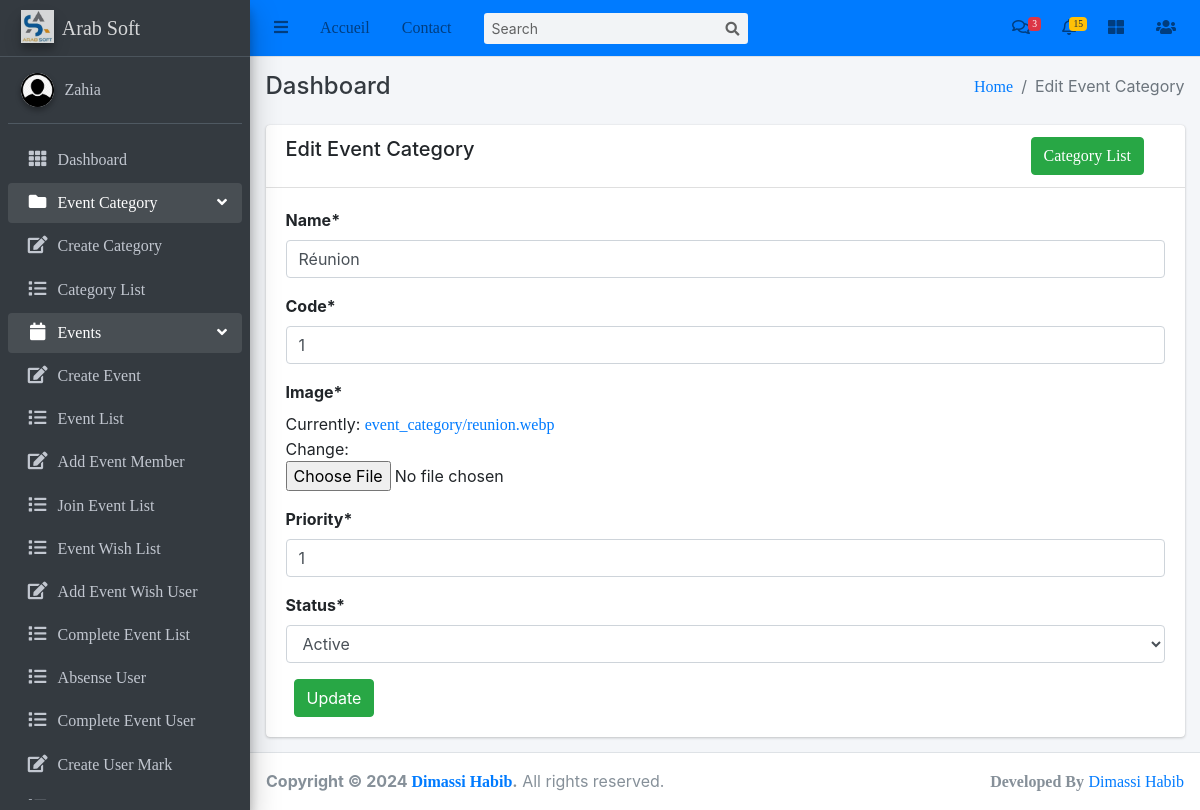
The page /events/category/3/edit/ (signed in) on the database its author committed.
### events/models.py (models this page shows, shortened)
class EventCategory(models.Model):
    name = models.CharField(max_length=255, unique=True)
    code = models.CharField(max_length=6, unique=True)
    image = models.ImageField(upload_to='event_category/')
    priority = models.IntegerField(unique=True)
    created_user = models.ForeignKey('auth.User', on_delete=models.CASCADE, related_name='created_user')
    updated_user = models.ForeignKey('auth.User', on_delete=models.CASCADE, related_name='updated_user')
    created_date = models.DateField(auto_now_add=True)
    updated_date = models.DateField(auto_now_add=True)
    status_choice = (
        ('disabled', 'Disabled'),
        ('active', 'Active'),
        ('deleted', 'Deleted'),
        ('blocked', 'Blocked'),
        ('completed', 'Completed'),
    )
    status = models.CharField(choices=status_choice, max_length=10)

### events/views.py (the view)
# urls.py: path('category/<int:pk>/edit/', EventCategoryUpdateView.as_view(), name='edit-event-category'),
class EventCategoryUpdateView(LoginRequiredMixin, UpdateView):
    login_url = 'login'
    model = EventCategory
    fields = ['name', 'code', 'image', 'priority', 'status']
    template_name = 'events/edit_event_category.html'

### templates/events/edit_event_category.html (shortened to what this page needs)
{% extends 'base/base.html' %}
{% block breadcrumb %}Edit Event Category{% endblock breadcrumb %}
{% load crispy_forms_tags %}
{% block content %}
    <div class="row">
        <div class="col-md-12">
            <div class="card">
                <div class="card-header">
                    <div class="row">
                        <div class="col-md-10">
                            <h5>Edit Event Category</h5>
                        </div>
                        <div class="col-md-2">
                            <a class="btn btn-success" href="{% url 'event-category-list' %}">Category List</a>
                        </div>
                    </div>
                </div>
                <div class="card-body">
                    <form method="post" enctype="multipart/form-data">
                        {{ form|crispy  }}
                        <button class="btn btn-success ml-2" type="submit">Update</button>
                    </form>
                </div>
            </div>
        </div>
    </div>
{% endblock content %}

### templates/base/sidebar.html
{% load static %}
<aside class="main-sidebar sidebar-dark-primary elevation-4">
    <a href="#" class="brand-link">
      <img src="{% static 'img/logo1.png' %}" alt="Logo" class="brand-image elevation-3"
           style="opacity: .8">
          <span class="brand-text font-weight-light">Arab Soft</span>
    </a>
    <div class="sidebar">
      <div class="user-panel mt-3 pb-3 mb-3 d-flex">
        <div class="image">
          <img src="{% static 'img/user.png' %}" class="img-circle elevation-2" alt="User Image">
        </div>
        <div class="info">
          <a href="#" class="d-block">{{ user }}</a>
        </div>
      </div>
      <nav class="mt-2">
        <ul class="nav nav-pills nav-sidebar flex-column" data-widget="treeview" role="menu" data-accordion="false">
          <li class="nav-item">
            <a href="{% url 'dashboard' %}" class="nav-link">
              <i class="nav-icon fas fa-th"></i>
              <p>
                Dashboard
              </p>
            </a>
          </li>
          <li class="nav-item has-treeview menu-open">
            <a href="#" class="nav-link">
              <i class="nav-icon fas fa-folder"></i>
              <p>
                Event Category
                <i class="right fas fa-angle-left"></i>
              </p>
            </a>
            <ul class="nav nav-treeview">
              <li class="nav-item">
                <a href="{% url 'create-event-category' %}" class="nav-link">
                  <i class="far fa fa-edit nav-icon"></i>
                  <p>Create Category</p>
                </a>
              </li>
              <li class="nav-item">
                <a href="{% url 'event-category-list' %}" class="nav-link">
                  <i class="far fa fa-list nav-icon"></i>
                  <p>Category List</p>
                </a>
              </li>
            </ul>
          </li>
          <li class="nav-item has-treeview menu-open">
            <a href="#" class="nav-link">
              <i class="nav-icon fas fa-calendar"></i>
              <p>
                Events
                <i class="right fas fa-angle-left"></i>
              </p>
            </a>
            <ul class="nav nav-treeview">
              <li class="nav-item">
                <a href="{% url 'event-create' %}" class="nav-link">
                  <i class="far fa fa-edit nav-icon"></i>
                  <p>Create Event</p>
                </a>
              </li>
              <li class="nav-item">
                <a href="{% url 'event-list' %}" class="nav-link">
                  <i class="far fa fa-list nav-icon"></i>
                  <p>Event List</p>
                </a>
              </li>
              <li class="nav-item">
                <a href="{% url 'add-event-member' %}" class="nav-link">
                  <i class="far fa fa-edit nav-icon"></i>
                  <p>Add Event Member</p>
                </a>
              </li>
              <li class="nav-item">
                <a href="{% url 'join-event-list' %}" class="nav-link">
                  <i class="far fa fa-list nav-icon"></i>
                  <p>Join Event List</p>
                </a>
              </li>
              <li class="nav-item">
                <a href="{% url 'event-wish-list' %}" class="nav-link">
                  <i class="far fa fa-list nav-icon"></i>
                  <p>Event Wish List</p>
                </a>
              </li>
              <li class="nav-item">
                <a href="{% url 'add-event-wish-user' %}" class="nav-link">
                  <i class="far fa fa-edit nav-icon"></i>
                  <p>Add Event Wish User</p>
                </a>
              </li>
              <li class="nav-item">
                <a href="{% url 'complete-event' %}" class="nav-link">
                  <i class="far fa fa-list nav-icon"></i>
                  <p>Complete Event List</p>
                </a>
              </li>
              <li class="nav-item">
                <a href="{% url 'absense-user' %}" class="nav-link">
                  <i class="far fa fa-list nav-icon"></i>
                  <p>Absense User</p>
                </a>
              </li>
              <li class="nav-item">
                <a href="{% url 'complete-event-user' %}" class="nav-link">
                  <i class="far fa fa-list nav-icon"></i>
                  <p>Complete Event User</p>
                </a>
              </li>
              <li class="nav-item">
                <a href="{% url 'create-user-mark' %}" class="nav-link">
                  <i class="far fa fa-edit nav-icon"></i>
                  <p>Create User Mark</p>
                </a>
              </li>
              <li class="nav-item">
                <a href="{% url 'user-mark' %}" class="nav-link">
                  <i class="far fa fa-list nav-icon"></i>
                  <p>User Mark List</p>
                </a>
              </li>
            </ul>
          </li>
        </ul>
      </nav>
    </div>
  </aside>

### rows shown on the page
EventCategory: name "Réunion", code "1", priority "1", status "Active"

### other values the page prints
{{ user }} "Zahia"
